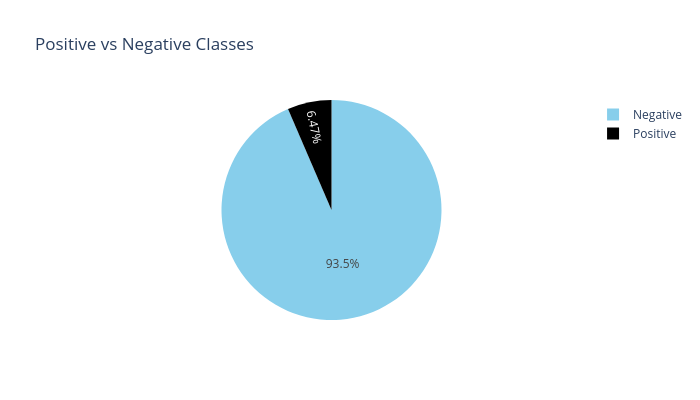

The notebook cell saved with this chart:
### Code cell
labels=["Negative","Positive"]

Positive_or_not = data["churn_target"].value_counts().tolist()
values = [Positive_or_not[0], Positive_or_not[1]]

fig = px.pie(values=data["churn_target"].value_counts(), names=labels , width=700, height=400, color_discrete_sequence=["skyblue","black"]
             ,title="Positive vs Negative Classes")
fig.show()

### Figure 1 — Plotly figure (JSON) as saved in the notebook; plotly's stock layout.template omitted (floating-point values rounded to 4 significant figures)
{"data": [{"domain": {"x": [0, 1], "y": [0, 1]}, "hovertemplate": "label=%{label}<br>value=%{value}<extra></extra>", "labels": ["Negative", "Positive"], "legendgroup": "", "name": "", "showlegend": true, "type": "pie", "values": [12349, 854]}], "layout": {"height": 400, "legend": {"tracegroupgap": 0}, "piecolorway": ["skyblue", "black"], "title": {"text": "Positive vs Negative Classes"}, "width": 700}}
